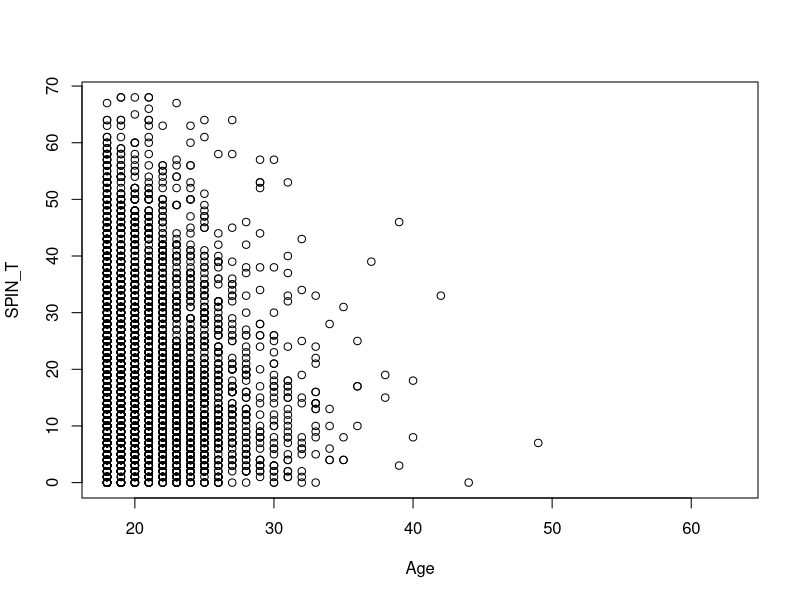
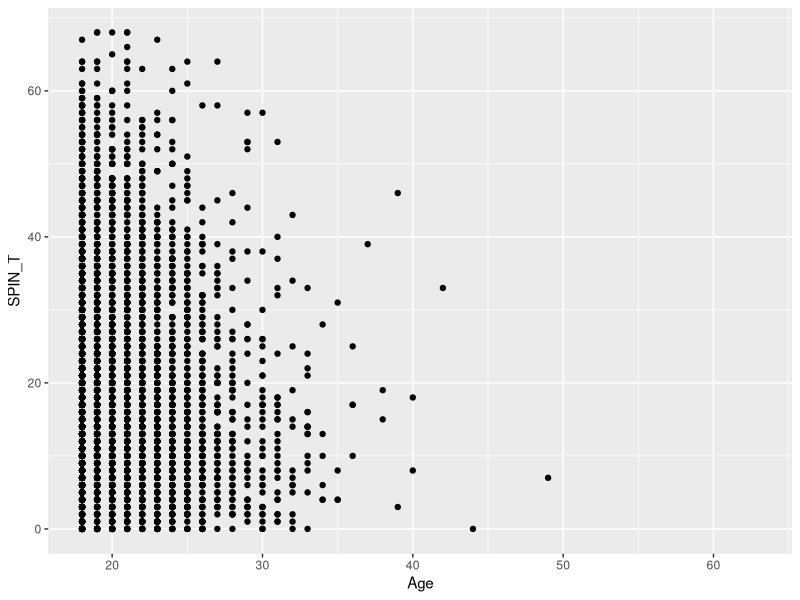
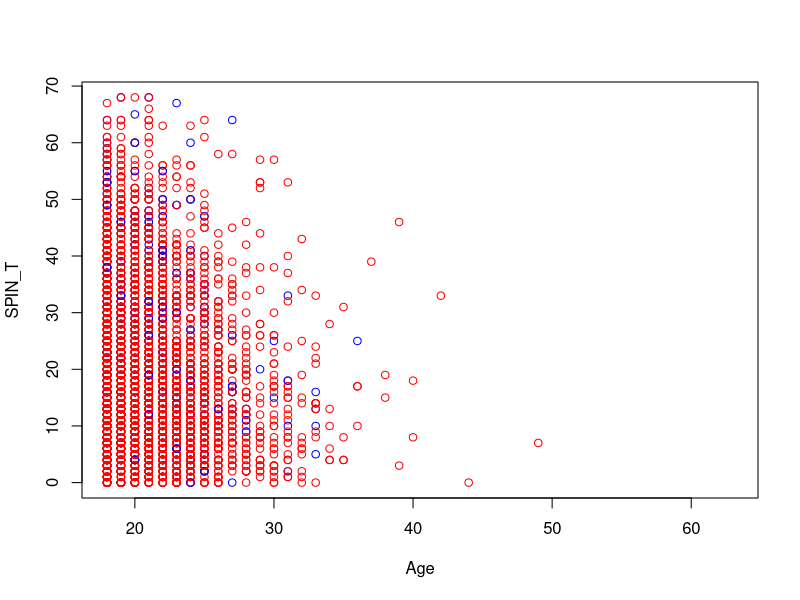
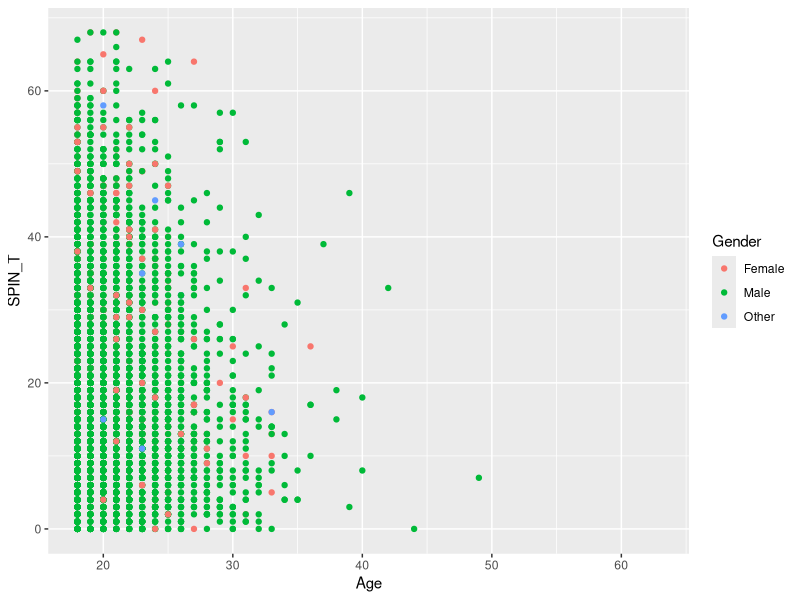
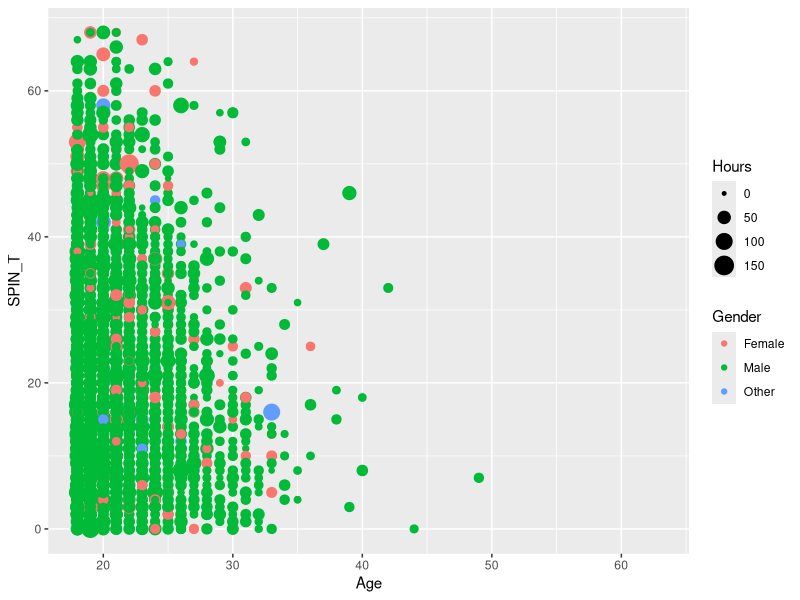
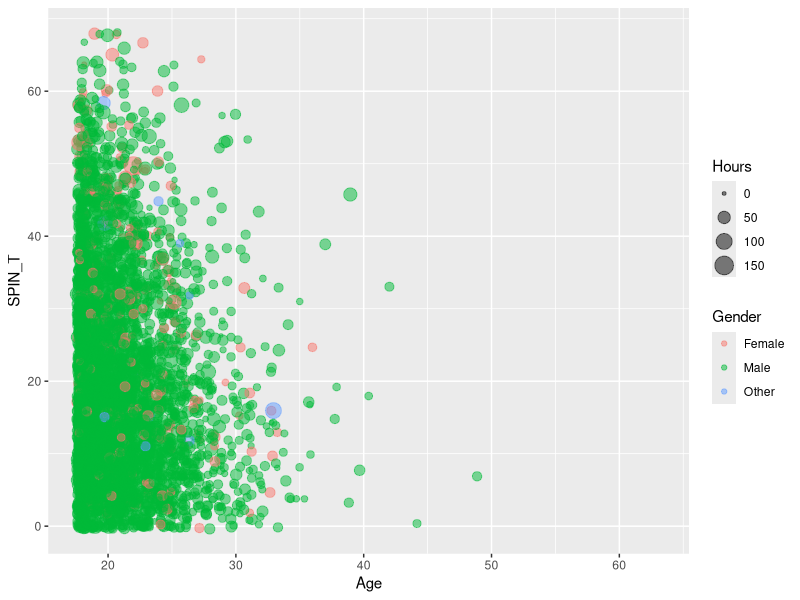
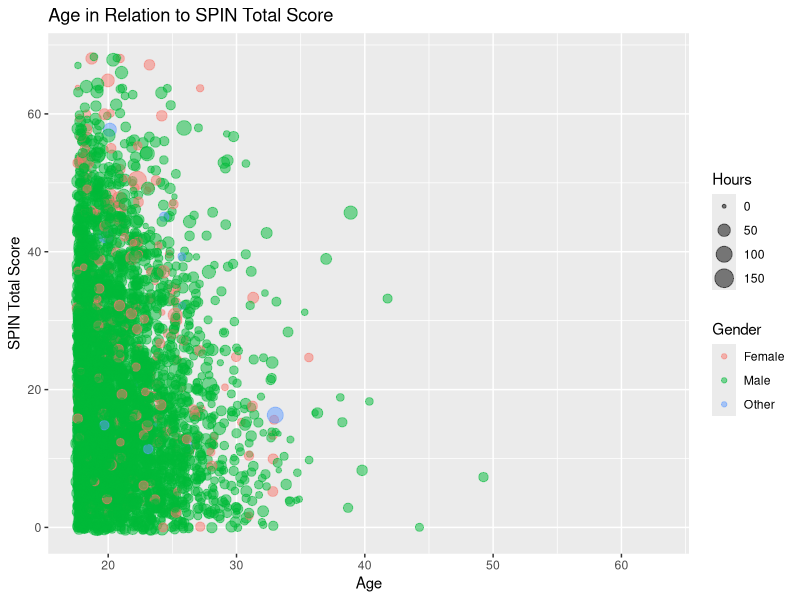
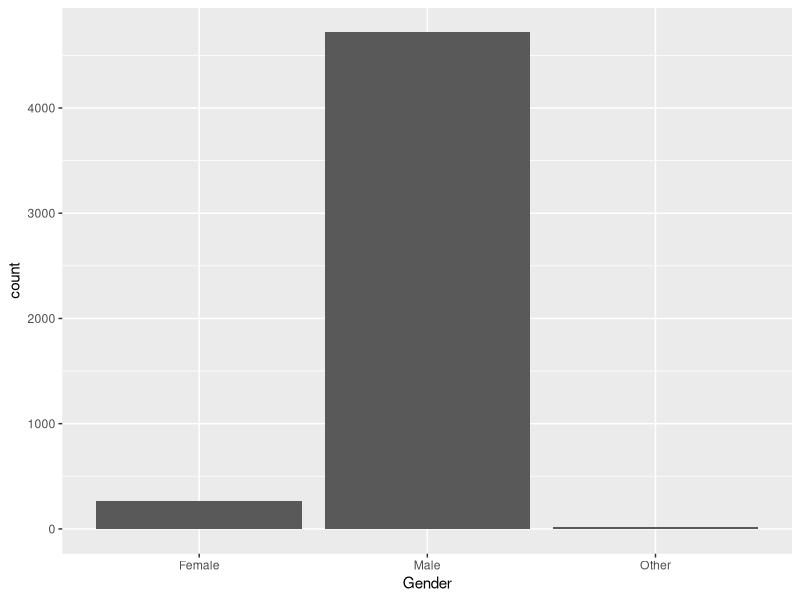

Here is the R script that generated these plots, in order:
## ---- chunk 1
library(rmarkdown)
library(tidyverse)
gamingdata_samp5000 <- read.csv("../data/gamingdata_samp5000.csv")
## ---- chunk 2

  library(tidyverse)
  library(RColorBrewer)

  options(scipen = 999)

## ---- chunk 3

## Plotting with plot()
  plot(data = gamingdata_samp5000,
       SPIN_T ~ Age)

## Plotting with ggplot()

  ggplot(data = gamingdata_samp5000,
         mapping = aes(x = Age,
                       y = SPIN_T)) +
  geom_point()

## ---- chunk 4

  gamingdata_samp5000$Gender <- as.factor(gamingdata_samp5000$Gender)

  plot(data = gamingdata_samp5000,
       SPIN_T ~ Age, col = c("blue", "red")[Gender])


  ggplot(data = gamingdata_samp5000,
         mapping = aes(x = Age,
                       y = SPIN_T,
                       colour = Gender)) +
  geom_point()

## ---- chunk 5

  ggplot(data = gamingdata_samp5000,
         mapping = aes(x = Age,
                       y = SPIN_T,
                       colour = Gender,
                       size = Hours)) + 
  geom_point()

## ---- chunk 6

  ggplot(data = gamingdata_samp5000,
         mapping = aes(x = Age,
                       y = SPIN_T,
                       colour = Gender,
                       size = Hours)) + 
  geom_jitter(alpha = 0.5)

## ---- chunk 7

  ggplot(data = gamingdata_samp5000,
         mapping = aes(x = Age,
                       y = SPIN_T,
                       colour = Gender,
                       size = Hours)) + 
  geom_jitter(alpha = 0.5) + 
  labs(x = "Age", y = "SPIN Total Score", 
       title = "Age in Relation to SPIN Total Score")

## ---- chunk 8

  ggplot(data = gamingdata_samp5000,
         mapping = aes(x = Gender)) + 
  geom_bar()

## ---- chunk 9

  ggplot(data = gamingdata_samp5000,
         mapping = aes(x = Gender, y = Hours)) + 
  geom_bar(stat = "summary")

## ---- chunk 10

  gamingdata_samp5000$Platform <- as.factor(gamingdata_samp5000$Platform)

  ggplot(data = gamingdata_samp5000,
         mapping = aes(x = Gender, fill = Platform)) + 
  geom_bar()

## ---- chunk 11

  gamingdata_samp5000$Platform <- as.factor(gamingdata_samp5000$Platform)

  ggplot(data = gamingdata_samp5000,
         mapping = aes(x = Gender, fill = Platform)) + 
  geom_bar() + 
  ylim(0, 5000)

## ---- chunk 12

ggplot(data = gamingdata_samp5000, 
       mapping = aes(x = Age, y = Hours,
                     colour = Platform, shape = Work)) + 
  geom_point(alpha = 0.5) + 
  labs(x = "Age", y = "Hours Played") + 
  lims(x = c(18, 60), y = c(0, 200)) + 
  theme_minimal()

## ---- chunk 13

  ggplot(data = gamingdata_samp5000) + 
  geom_jitter(alpha = 0.5,
         mapping = aes(x = Age,
                       y = SPIN_T,
                       colour = Gender,
                       size = Hours)) + 
  geom_jitter(alpha = 0.5,
         mapping = aes(x = Age,
                       y = GAD_T,
                       colour = Gender,
                       size = Hours)) + 
  labs(x = "Age", y = "SPIN Total Score", 
       title = "Age in Relation to SPIN Total Score")


## ---- chunk 14

  ggplot(data = gamingdata_samp5000) + 
  geom_jitter(alpha = 0.5,
         mapping = aes(x = Age,
                       y = SPIN_T,
                       colour = "red",
                       size = Hours, 
                       shape = Gender)) + 
  geom_jitter(alpha = 0.5,
         mapping = aes(x = Age,
                       y = GAD_T,
                       colour = "blue",
                       size = Hours, 
                       shape = Gender)) + 
  labs(x = "Age", y = "SPIN Total Score", 
       title = "Age in Relation to SPIN Total Score")


## ---- chunk 15

  ggplot(data = gamingdata_samp5000) + 
  geom_jitter(alpha = 0.5,
         mapping = aes(x = Age,
                       y = SPIN_T,
                       size = Hours, 
                       shape = Gender),
                       colour = "red") + 
  geom_jitter(alpha = 0.5,
         mapping = aes(x = Age,
                       y = GAD_T,
                       size = Hours, 
                       shape = Gender),
                       colour = "blue") + 
  labs(x = "Age", y = "SPIN Total Score", 
       title = "Age in Relation to SPIN Total Score")


## ---- chunk 16

 ggplot(data = gamingdata_samp5000) + 
  geom_jitter(alpha = 0.5,
         mapping = aes(x = Age,
                       y = SPIN_T,
                       size = Hours, 
                       shape = Gender,
                       colour = "red")) + 
  geom_jitter(alpha = 0.5,
         mapping = aes(x = Age,
                       y = GAD_T,
                       size = Hours, 
                       shape = Gender,
                       colour = "blue")) +
  labs(x = "Age", y = "Total Anxiety Measure Score", 
       title = "Age in Relation to SPIN Total Score") + 
  scale_colour_identity(name = "Anxiety Measure", 
                        breaks = c("red", "blue"), 
                        labels = c("SPIN", "GAD"),
                        guide = "legend")


## ---- chunk 17

 ggplot(data = gamingdata_samp5000) + 
  geom_jitter(alpha = 0.5,
         mapping = aes(x = Age,
                       y = SPIN_T, 
                       shape = Gender,
                       colour = Hours)) + 
  labs(x = "Age", y = "Total Anxiety Measure Score", 
       title = "Age in Relation to SPIN Total Score")


## ---- chunk 18

 ggplot(data = gamingdata_samp5000) + 
  geom_jitter(alpha = 0.5,
         mapping = aes(x = Age,
                       y = SPIN_T, 
                       shape = Gender,
                       colour = Hours)) + 
  labs(x = "Age", y = "Total Anxiety Measure Score", 
       title = "Age in Relation to SPIN Total Score") + 
  scale_colour_gradient(low = "Yellow", high = "Red",
                        breaks = c(0, 50, 100, 150))


## ---- chunk 19

 ggplot(data = gamingdata_samp5000) + 
  geom_jitter(alpha = 0.5,
         mapping = aes(x = Age,
                       y = SPIN_T,
                       size = Hours, 
                       shape = Gender,
                       colour = "red")) + 
  geom_jitter(alpha = 0.5,
         mapping = aes(x = Age,
                       y = GAD_T,
                       size = Hours, 
                       shape = Gender,
                       colour = "blue")) +
  labs(x = "Age", y = "Total Anxiety Measure Score", 
       title = "Age in Relation to SPIN Total Score") + 
  scale_colour_identity(name = "Anxiety Measure", 
                        breaks = c("red", "blue"), 
                        labels = c("SPIN", "GAD"),
                        guide = "legend") + 
  facet_grid(.~ Gender)


## ---- chunk 20

 ggplot(data = gamingdata_samp5000) + 
  geom_jitter(alpha = 0.5,
         mapping = aes(x = Age,
                       y = SPIN_T,
                       size = Hours, 
                       shape = Gender,
                       colour = "red")) + 
  geom_jitter(alpha = 0.5,
         mapping = aes(x = Age,
                       y = GAD_T,
                       size = Hours, 
                       shape = Gender,
                       colour = "blue")) +
  labs(x = "Age", y = "Total Anxiety Measure Score", 
       title = "Age in Relation to SPIN Total Score") + 
  scale_colour_identity(name = "Anxiety Measure", 
                        breaks = c("red", "blue"), 
                        labels = c("SPIN", "GAD"),
                        guide = "legend") + 
  facet_grid(.~ Platform)
